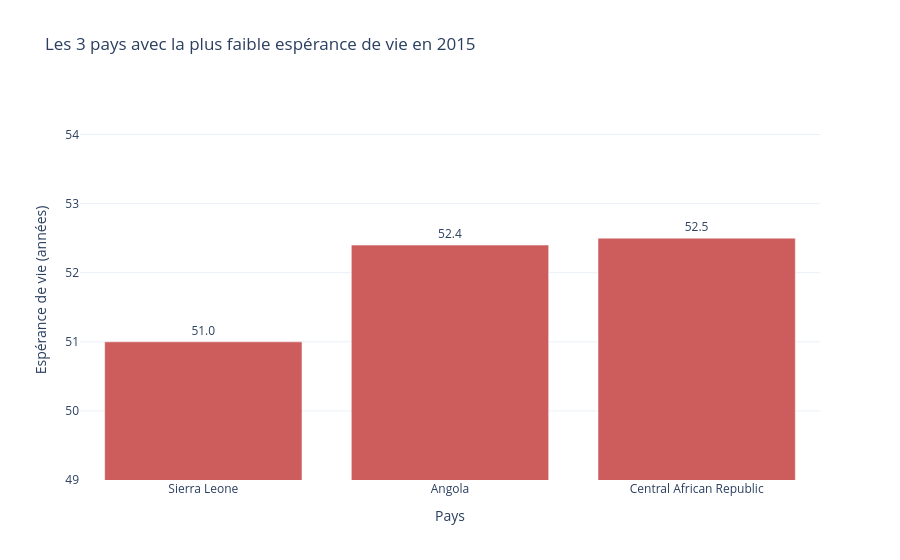

The code cell stored with this chart in its notebook:
### Code cell
bottom_3 = (
    life_clean[life_clean["Year"] == 2015]
    .groupby("Country")["Life expectancy"]
    .mean()
    .nsmallest(3)
    .sort_values(ascending=True)
)

fig_bottom3 = go.Figure()

fig_bottom3.add_trace(go.Bar(
    x=bottom_3.index,
    y=bottom_3.values,
    marker_color="indianred",
    text=[f"{v:.1f}" for v in bottom_3.values],
    textposition="outside"
))

fig_bottom3.update_layout(
    title="Les 3 pays avec la plus faible espérance de vie en 2015",
    xaxis_title="Pays",
    yaxis_title="Espérance de vie (années)",
    yaxis=dict(range=[bottom_3.min() - 2, bottom_3.max() + 2]),
    template="plotly_white",
    showlegend=False
)

fig_bottom3.show()

### Figure 1 — Plotly figure (JSON) as saved in the notebook; plotly's stock layout.template omitted (floating-point values rounded to 4 significant figures)
{"data": [{"marker": {"color": "indianred"}, "text": ["51.0", "52.4", "52.5"], "textposition": "outside", "type": "bar", "x": ["Sierra Leone", "Angola", "Central African Republic"], "y": [51.0, 52.4, 52.5]}], "layout": {"showlegend": false, "title": {"text": "Les 3 pays avec la plus faible espérance de vie en 2015"}, "xaxis": {"title": {"text": "Pays"}}, "yaxis": {"range": [49, 54.5], "title": {"text": "Espérance de vie (années)"}}}}
